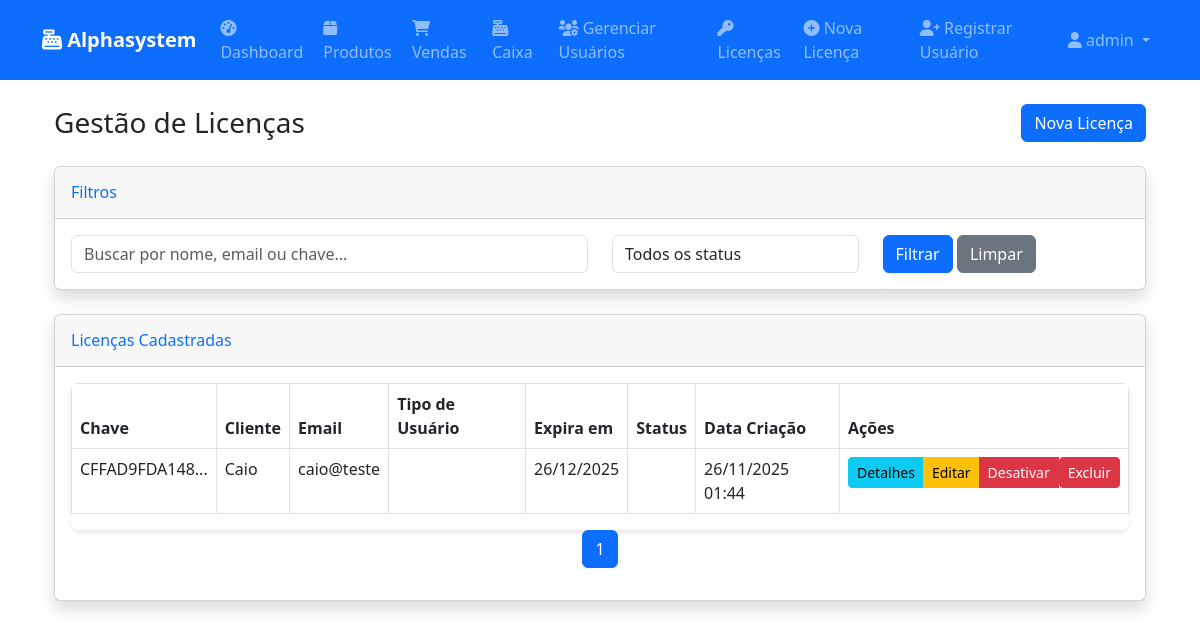
Screenshot of /licenses (signed in) with the database file from the repository.
### app/models/__init__.py (models this page shows, shortened)
class User(UserMixin, db.Model):
    id = db.Column(db.Integer, primary_key=True)
    username = db.Column(db.String(150), unique=True, nullable=False)
    email = db.Column(db.String(150), unique=True, nullable=False)
    password = db.Column(db.String(150), nullable=False)
    is_admin = db.Column(db.Boolean, default=False)
    role = db.Column(db.String(50), default='user')  # 'admin', 'manager', 'user'
    license_key = db.Column(db.String(255), db.ForeignKey('license.license_key'), nullable=True)
    manager_id = db.Column(db.Integer, db.ForeignKey('user.id'), nullable=True)  # Para usuários gerenciados por um gerente
    created_at = db.Column(db.DateTime, default=datetime.utcnow)
    manager = db.relationship('User', remote_side=[id], backref='managed_users')

class License(db.Model):
    id = db.Column(db.Integer, primary_key=True)
    license_key = db.Column(db.String(255), unique=True, nullable=False)
    client_name = db.Column(db.String(200), nullable=False)
    client_email = db.Column(db.String(200), nullable=False)
    expiry_date = db.Column(db.DateTime, nullable=False)
    is_active = db.Column(db.Boolean, default=True)
    user_type = db.Column(db.String(20), default='user')  # 'user', 'manager'
    created_at = db.Column(db.DateTime, default=datetime.utcnow)
    last_validation = db.Column(db.DateTime, default=datetime.utcnow)
    def is_valid(self):
        return self.is_active and self.expiry_date > datetime.utcnow()

### app/routes/licenses.py (the view, shortened to what this page needs)
@bp.route('/licenses')
@admin_required
def list_licenses():
    page = request.args.get('page', 1, type=int)
    search = request.args.get('search', '')
    status_filter = request.args.get('status', '')  # 'active', 'expired', 'inactive'
    licenses_query = License.query
    if status_filter == 'active':
        licenses_query = licenses_query.filter(
            License.is_active == True,
            License.expiry_date > datetime.utcnow()
        )
    elif status_filter == 'expired':
        licenses_query = licenses_query.filter(
            License.expiry_date < datetime.utcnow()
        )
    elif status_filter == 'inactive':
        licenses_query = licenses_query.filter(License.is_active == False)
    licenses = licenses_query.order_by(License.created_at.desc()).paginate(
        page=page, per_page=10, error_out=False
    )
    return render_template('licenses/list.html', licenses=licenses, search=search, status_filter=status_filter)

### app/models/__init__.py (called while the page is built)
@login_manager.user_loader
def load_user(user_id):
    return User.query.get(int(user_id))

### app/routes/licenses.py (called while the page is built)
def admin_required(f):
    @wraps(f)
    def decorated_function(*args, **kwargs):
        from flask_login import current_user
        from flask import session
        if not current_user.is_authenticated:
            flash('Faça login para acessar esta página.', 'error')
            return redirect(url_for('auth.login'))
        if not current_user.is_admin:
            flash('Acesso negado. Apenas administradores podem acessar esta página.', 'error')
            return redirect(url_for('main.dashboard'))
        return f(*args, **kwargs)
    return decorated_function

### app/templates/licenses/list.html (shortened to what this page needs)
{% extends "base.html" %}
{% block content %}
<div class="container-fluid">
    <div class="d-flex justify-content-between align-items-center mb-4">
        <h1 class="h3 mb-0 text-gray-800">Gestão de Licenças</h1>
        <a href="{{ url_for('licenses.create_license') }}" class="btn btn-primary">Nova Licença</a>
    </div>
    <div class="card shadow mb-4">
        <div class="card-header py-3">
            <h6 class="m-0 font-weight-bold text-primary">Filtros</h6>
        </div>
        <div class="card-body">
            <form method="GET">
                <div class="row">
                    <div class="col-md-6">
                        <input type="text" name="search" class="form-control" placeholder="Buscar por nome, email ou chave..." value="{{ search }}">
                    </div>
                    <div class="col-md-3">
                        <select name="status" class="form-control">
                            <option value="">Todos os status</option>
                        </select>
                    </div>
                    <div class="col-md-3">
                        <button type="submit" class="btn btn-primary">Filtrar</button>
                        <a href="{{ url_for('licenses.list_licenses') }}" class="btn btn-secondary">Limpar</a>
                    </div>
                </div>
            </form>
        </div>
    </div>
    <div class="card shadow mb-4">
        <div class="card-header py-3">
            <h6 class="m-0 font-weight-bold text-primary">Licenças Cadastradas</h6>
        </div>
        <div class="card-body">
            <div class="table-responsive">
                <table class="table table-bordered" id="dataTable" width="100%" cellspacing="0">
                    <thead>
                        <tr>
                            <th>Chave</th>
                            <th>Cliente</th>
                            <th>Email</th>
                            <th>Tipo de Usuário</th>
                            <th>Expira em</th>
                            <th>Status</th>
                            <th>Data Criação</th>
                            <th>Ações</th>
                        </tr>
                    </thead>
                    <tbody>
                        {% for license in licenses.items %}
                        <tr>
                            <td class="text-monospace">{{ license.license_key[:12] }}...</td>
                            <td>{{ license.client_name }}</td>
                            <td>{{ license.client_email }}</td>
                            <td>
                                {% if license.user_type == 'manager' %}
                                    <span class="badge badge-primary">Gerente</span>
                                {% else %}
                                    <span class="badge badge-secondary">Usuário</span>
                                {% endif %}
                            </td>
                            <td>{{ license.expiry_date.strftime('%d/%m/%Y') }}</td>
                            <td>
                                {% if license.is_valid() %}
                                    <span class="badge badge-success">Ativa</span>
                                {% else %}
                                    <span class="badge badge-danger">Expirada</span>
                                {% endif %}
                            </td>
                            <td>{{ license.created_at.strftime('%d/%m/%Y %H:%M') }}</td>
                            <td>
                                <div class="btn-group" role="group">
                                    <a href="{{ url_for('licenses.license_details', id=license.id) }}" class="btn btn-info btn-sm">Detalhes</a>
                                    <a href="{{ url_for('licenses.edit_license', id=license.id) }}" class="btn btn-warning btn-sm">Editar</a>
                                    <button onclick="toggleLicense({{ license.id }})" class="btn btn-{{ 'danger' if license.is_active else 'success' }} btn-sm">
                                        {{ 'Desativar' if license.is_active else 'Ativar' }}
                                    </button>
                                    <form method="POST" action="{{ url_for('licenses.delete_license', id=license.id) }}" style="display: inline;" onsubmit="return confirm('Tem certeza que deseja excluir esta licença?')">
                                        <button type="submit" class="btn btn-danger btn-sm">Excluir</button>
                                    </form>
                                </div>
                            </td>
                        </tr>
                        {% endfor %}
                    </tbody>
                </table>
            </div>
            <nav aria-label="Navegação de páginas">
                <ul class="pagination justify-content-center">
                    {% for page_num in licenses.iter_pages() %}
                        {% if page_num %}
                            {% if page_num != licenses.page %}
                                <li class="page-item">
                                    <a class="page-link" href="{{ url_for('licenses.list_licenses', page=page_num, search=search, status=status_filter) }}">{{ page_num }}</a>
                                </li>
                            {% else %}
                                <li class="page-item active">
                                    <span class="page-link">{{ page_num }}</span>
                                </li>
                            {% endif %}
                        {% else %}
                            <li class="page-item disabled">
                                <span class="page-link">...</span>
                            </li>
                        {% endif %}
                    {% endfor %}
                </ul>
            </nav>
        </div>
    </div>
</div>
{% endblock %}

### app/templates/base.html (shortened to what this page needs)
<!DOCTYPE html>
<html lang="pt-BR">
<head>
    <link href="https://cdn.jsdelivr.net/npm/bootstrap@5.3.0/dist/css/bootstrap.min.css" rel="stylesheet">
    <link rel="stylesheet" href="https://cdnjs.cloudflare.com/ajax/libs/font-awesome/6.0.0/css/all.min.css">
    <link rel="stylesheet" href="{{ url_for('static', filename='css/style.css') }}">
</head>
<body>
    <nav class="navbar navbar-expand-lg navbar-dark bg-primary">
        <div class="container">
            <a class="navbar-brand" href="
                {% if current_user.role == 'user' and not current_user.is_admin %}
                    {{ url_for('products.list_products') }}
                {% else %}
                    {{ url_for('main.dashboard') }}
                {% endif %}">
                <i class="fas fa-cash-register"></i> Alphasystem
            </a>
            <div class="collapse navbar-collapse" id="navbarNav">
                <ul class="navbar-nav me-auto">
                    {% if current_user.is_authenticated %}
                        {% if current_user.role == 'manager' or current_user.is_admin %}
                        <li class="nav-item">
                            <a class="nav-link" href="{{ url_for('main.dashboard') }}">
                                <i class="fas fa-tachometer-alt"></i> Dashboard
                            </a>
                        </li>
                        {% endif %}
                        <li class="nav-item">
                            <a class="nav-link" href="{{ url_for('products.list_products') }}">
                                <i class="fas fa-box"></i> Produtos
                            </a>
                        </li>
                        <li class="nav-item">
                            <a class="nav-link" href="{{ url_for('sales.list_sales') }}">
                                <i class="fas fa-shopping-cart"></i> Vendas
                            </a>
                        </li>
                        <li class="nav-item">
                            <a class="nav-link" href="{{ url_for('cashier.dashboard') }}">
                                <i class="fas fa-cash-register"></i> Caixa
                            </a>
                        </li>
                        {% if current_user.role == 'manager' or current_user.is_admin %}
                            <li class="nav-item">
                                <a class="nav-link" href="{{ url_for('manager.index') }}">
                                    <i class="fas fa-users-cog"></i> Gerenciar Usuários
                                </a>
                            </li>
                        {% endif %}
                        {% if current_user.is_admin %}
                            <li class="nav-item">
                                <a class="nav-link" href="{{ url_for('licenses.list_licenses') }}">
                                    <i class="fas fa-key"></i> Licenças
                                </a>
                            </li>
                            <li class="nav-item">
                                <a class="nav-link" href="{{ url_for('licenses.create_license') }}">
                                    <i class="fas fa-plus-circle"></i> Nova Licença
                                </a>
                            </li>
                            <li class="nav-item">
                                <a class="nav-link" href="{{ url_for('registration.register_with_license') }}">
                                    <i class="fas fa-user-plus"></i> Registrar Usuário
                                </a>
                            </li>
                        {% endif %}
                    {% endif %}
                </ul>
                <ul class="navbar-nav">
                    <li class="nav-item dropdown">
                        <a class="nav-link dropdown-toggle" href="#" id="userDropdown" role="button" data-bs-toggle="dropdown">
                            <i class="fas fa-user"></i> {{ current_user.username if current_user.is_authenticated else 'Usuário' }}
                        </a>
                    </li>
                </ul>
            </div>
        </div>
    </nav>
    <div class="container mt-4">
        {% block content %}{% endblock %}
    </div>
</body>
</html>

### app/static/css/style.css (style rules this page uses)
body { font-family: 'Segoe UI', Tahoma, Geneva, Verdana, sans-serif; }
.navbar-brand { font-weight: bold; }
.card { transition: transform 0.2s; height: 100%; }
.table th { border-top: none; }
.table-responsive { border-radius: 8px; overflow: hidden; box-shadow: 0 2px 5px rgba(0,0,0,.1); }

### rows the page displays
User: username "admin"
License: license_key "CFFAD9FDA148", client_name "Caio", client_email "caio@teste", expiry_date "26/12/2025", created_at "26/11/2025 01:44", is_active "Desativar"

### other values shown
{{ page_num }} "1"
